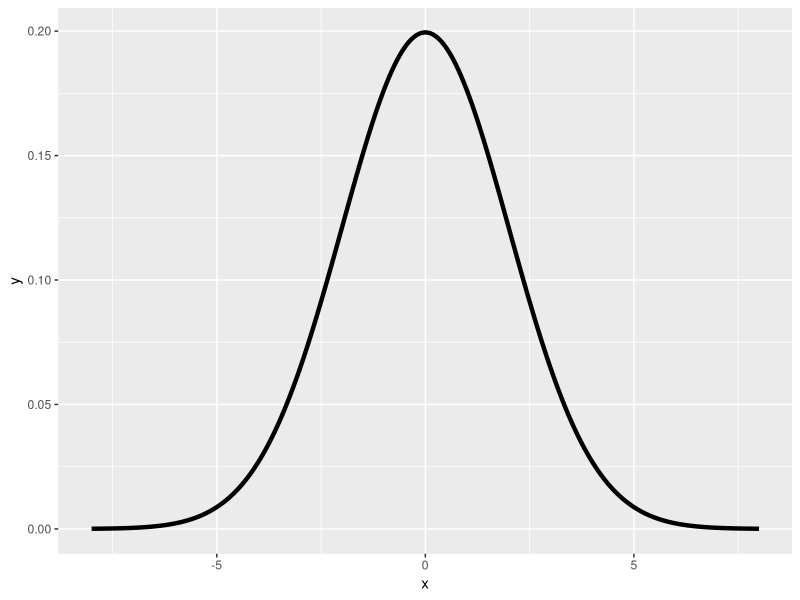

This chart was generated by the following R code: (Note: this script raises an error after producing the figure.)
x <- seq(-8,8, length = 2000)
dat <- data.frame(x=x, y=dnorm(x,sd=2))
library(ggplot2)
g <- ggplot(dat, aes(x = x, y = y)) + geom_line(size = 1.5)+scale_y_continuous(limits=c(0,max(dat$y)))
g <- g+ layer("area",mapping = aes(x=ifelse(x>qnorm(.95,sd=2),x,NA)),
            geom_params=list(fill="red",alpha=.5)) 
print(g)

